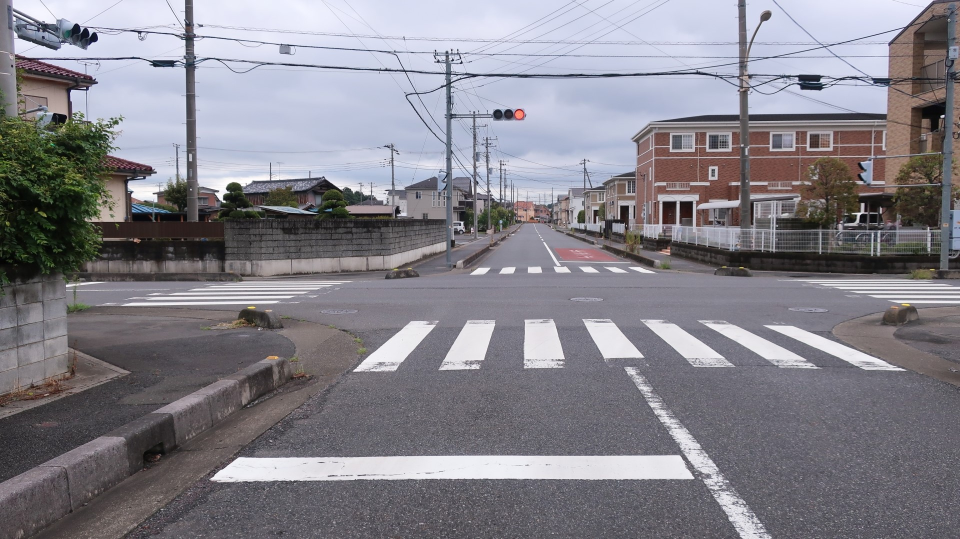
#> input picture materials/g9pc7kz6.jpg, 1920 x 1078 px, given in place of the camera (shown at 1/2 size)
$ python white_line_det.py
#> lines starting #> are read from the running program, lines starting #| are printed output that depends on the picture; after the words box and inside, x2 and y2 are one past the last pixel; in counts of white or black regions, pixels touching at a corner belong together
#> further down, frame is the input picture: shape (1078, 1920, 3); mean B, G, R 137.7, 129.9, 132
import cv2
import numpy as np


# 画像を読み込む関数
def read_image(filename):
    return cv2.imread(filename)


# 射影変換を行う関数
def perspective_transform(image):
    src = np.float32([[0 + 400, 0 + 000], [1280 - 400, 0 + 000], [0, 720], [1280, 720]])
    dst = np.float32([[0, 0], [1280, 0], [0, 720], [1280, 720]])
    matrix = cv2.getPerspectiveTransform(src, dst)
    return cv2.warpPerspective(image, matrix, (image.shape[1], image.shape[0]))
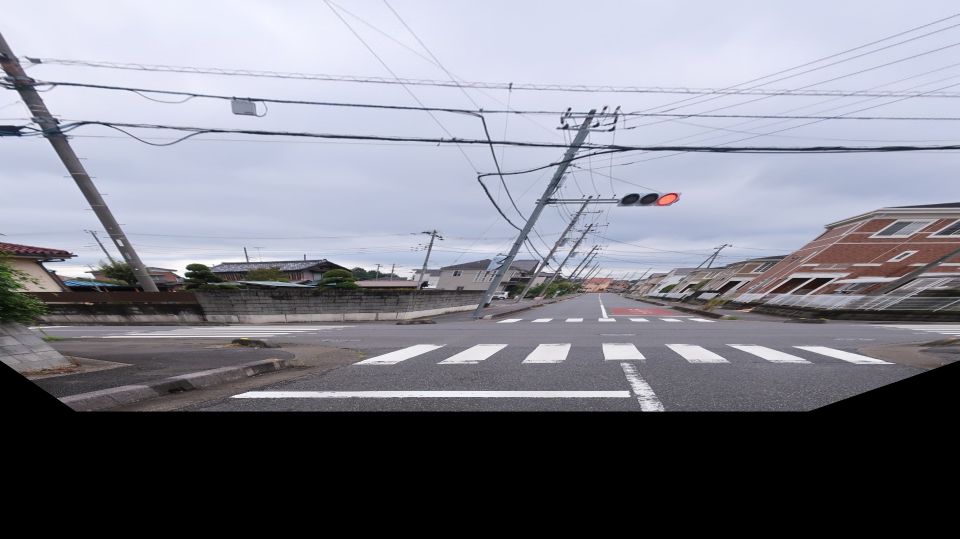
#> returned value: shape (1078, 1920, 3) (shown at 1/2 size); mean of channels 0, 1, 2 137.4, 127, 126.1; drawn as B, G, R


# 白色を検出する関数
def detect_white(image):
    # BGRからHSVへ変換
    hsv = cv2.cvtColor(image, cv2.COLOR_BGR2HSV)
#> hsv: shape (1078, 1920, 3); mean H, S, V 84.7, 20.9, 138.9

    # 白色を検出するための閾値
    lower_white = np.array([0, 0, 100], dtype=np.uint8)
    upper_white = np.array([180, 50, 255], dtype=np.uint8)

    # 白色のみ抽出
    mask = cv2.inRange(hsv, lower_white, upper_white)
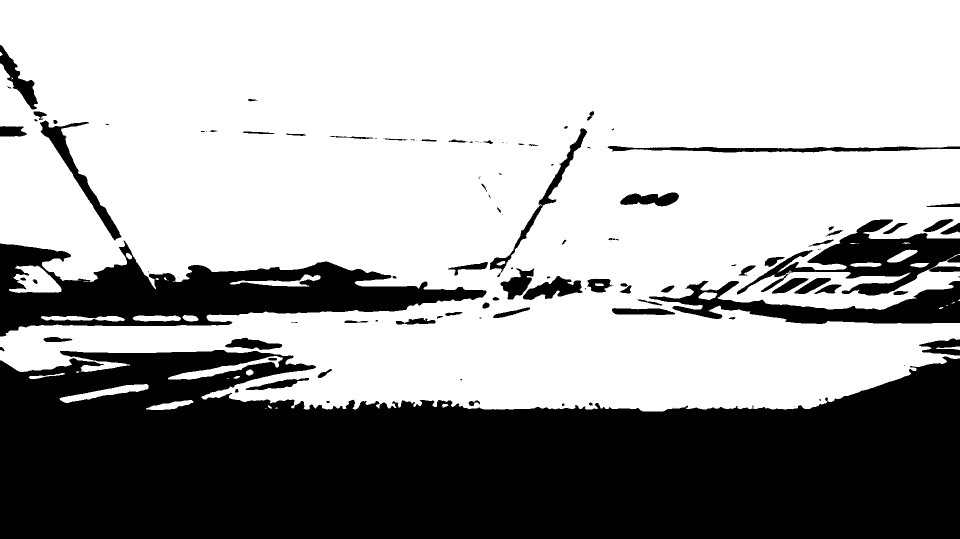
#> mask: shape (1078, 1920) (shown at 1/2 size); 64.4% white; 128 black regions (51 under 20 px), largest, box (x1, y1, x2, y2) and area: (0, 700, 1920, 1078) 567227, (0, 481, 973, 673) 79891, (1474, 439, 1920, 591) 23793

    return mask


# ぼかしフィルタを適用する関数
def apply_blur(image):
    # ガウシアンぼかしを適用
    blurred_image = cv2.GaussianBlur(image, (15, 15), 0)
    return blurred_image


# 白線を検出する関数
def detect_white_lines(image):
    # ぼかしフィルタを適用
    blurred_image = apply_blur(image)

    # 白色を検出
    mask = detect_white(blurred_image)

    # Cannyエッジ検出
    canny = cv2.Canny(mask, 150, 300)
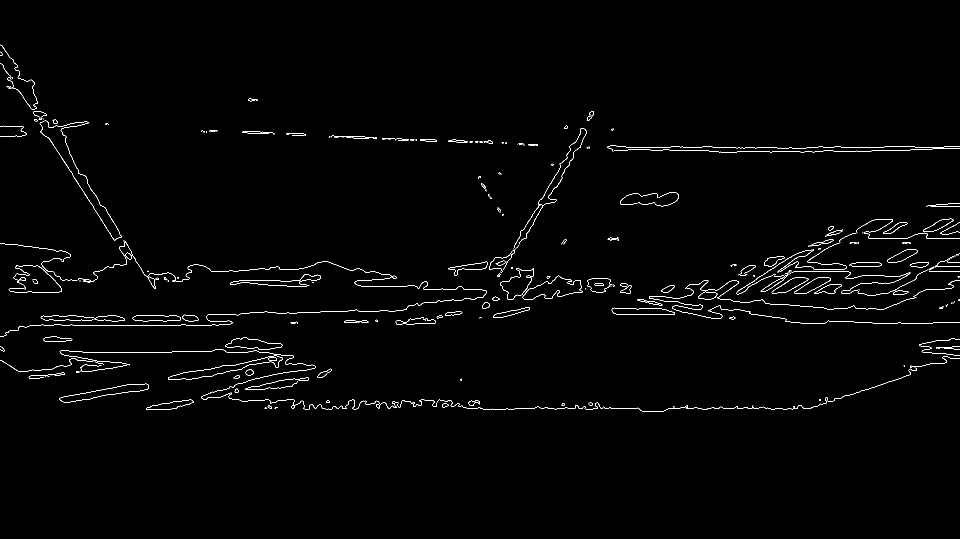
#> canny: shape (1078, 1920) (shown at 1/2 size); 1.1% white in thin lines or dots, all inside (x1, y1, x2, y2) = (0, 89, 1920, 823)

    # Hough変換で直線検出
    lines = cv2.HoughLinesP(
        canny, 1, np.pi / 180, threshold=100, minLineLength=200, maxLineGap=20
    )
#> lines = [[1345, 816, 1553, 816], [72, 238, 238, 494], [994, 552, 1184, 222]]

    if lines is not None:
        for line in lines:
            x1, y1, x2, y2 = line[0]
            angle = np.arctan2(y2 - y1, x2 - x1) * 180.0 / np.pi
            if -10 <= angle <= 10:
                cv2.line(image, (x1, y1), (x2, y2), (0, 255, 0), 3)
#> this loop made 3 passes
#> (x1, y1, x2, y2, angle) on passes 1 to 3: (1345, 816, 1553, 816, 0), (72, 238, 238, 494, 57.04), (994, 552, 1184, 222, -60.07)
    return image


# [12 lines of commented-out code are left out]


if __name__ == "__main__":
    # Webカメラのキャプチャを開始
    cap = cv2.VideoCapture(0)

    # カメラの解像度を1280x720に設定
    cap.set(3, 1280)
    cap.set(4, 720)

    while True:
        # カメラからフレームを取得
        ret, frame = cap.read()

        if not ret:
            print("Failed to grab frame")
            break

        # 射影変換を行う
        transformed_image = perspective_transform(frame)

        # 白線を検出する
        white_line_image = detect_white_lines(transformed_image)

        # オリジナルの画像と、検出後の画像を表示
        cv2.imshow("Original Image", frame)
        cv2.imshow("White Lines Detected", white_line_image)

        # 'q'キーが押されたらループから抜ける
        if cv2.waitKey(1) & 0xFF == ord("q"):
#> (key q is pressed here)
            break

    # キャプチャをリリースして、ウィンドウを全て閉じる
    cap.release()
    cv2.destroyAllWindows()
